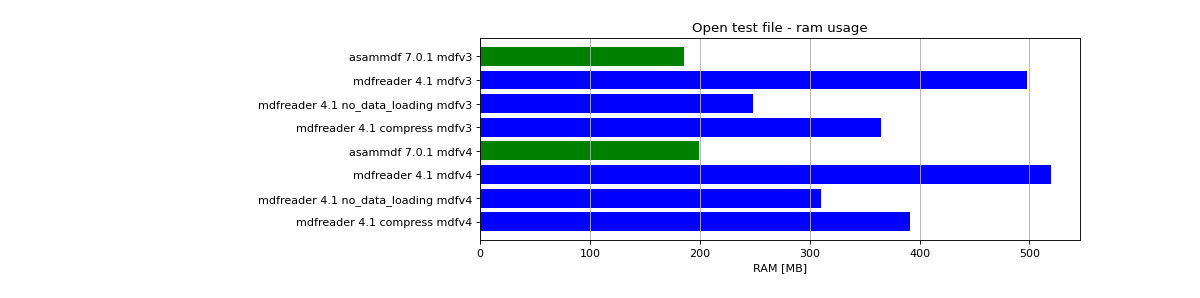

Write the Python code that produced this figure.
import matplotlib.pyplot as plt
import numpy as np

res = '../benchmarks/results/x64_asammdf_7.0.1_mdfreader_4.1.rst'
topic = 'Open'
aspect = 'ram'
for_doc = True

with open(res, 'r') as f:
    lines = f.readlines()

platform = 'x86' if '32 bit' in lines[2] else 'x64'

idx = [i for i, line in enumerate(lines) if line.startswith('==')]

table_spans = {'open': [idx[1] + 1, idx[2]],
               'save': [idx[4] + 1, idx[5]],
               'get': [idx[7] + 1, idx[8]],
               'convert' : [idx[10] + 1, idx[11]],
               'merge' : [idx[13] + 1, idx[14]]}


start, stop = table_spans[topic.lower()]

cat = [l[:50].strip(' \t\n\r\0*') for l in lines[start: stop]]
time = np.array([int(l[50:61].strip(' \t\n\r\0*')) for l in lines[start: stop]])
ram = np.array([int(l[61:].strip(' \t\n\r\0*')) for l in lines[start: stop]])

if aspect == 'ram':
    arr = ram
else:
    arr = time

y_pos = list(range(len(cat)))

fig, ax = plt.subplots()
fig.set_size_inches(15, 3.8 / 12 * len(cat) + 1.2)

asam_pos = [i for i, c in enumerate(cat) if c.startswith('asam')]
mdfreader_pos = [i for i, c in enumerate(cat) if c.startswith('mdfreader')]

ax.barh(asam_pos, arr[asam_pos], color='green', ecolor='green')
ax.barh(mdfreader_pos, arr[mdfreader_pos], color='blue', ecolor='black')
ax.set_yticks(y_pos)
ax.set_yticklabels(cat)
ax.invert_yaxis()  # labels read top-to-bottom
ax.set_xlabel('Time [ms]' if aspect == 'time' else 'RAM [MB]')
if topic == 'Get':
    ax.set_title('Get all channels (36424 calls) - {}'.format('time' if aspect == 'time' else 'ram usage'))
else:
    ax.set_title('{} test file - {}'.format(topic, 'time' if aspect == 'time' else 'ram usage'))
ax.xaxis.grid()

fig.subplots_adjust(bottom=0.72/fig.get_figheight(), top=1-0.48/fig.get_figheight(), left=0.4, right=0.9)

if aspect == 'time':
    if topic == 'Get':
        name = '{}_get_all_channels.png'.format(platform)
    else:
        name = '{}_{}.png'.format(platform, topic.lower())
else:
    if topic == 'Get':
        name = '{}_get_all_channels_ram_usage.png'.format(platform)
    else:
        name = '{}_{}_ram_usage.png'.format(platform, topic.lower())

plt.show()
